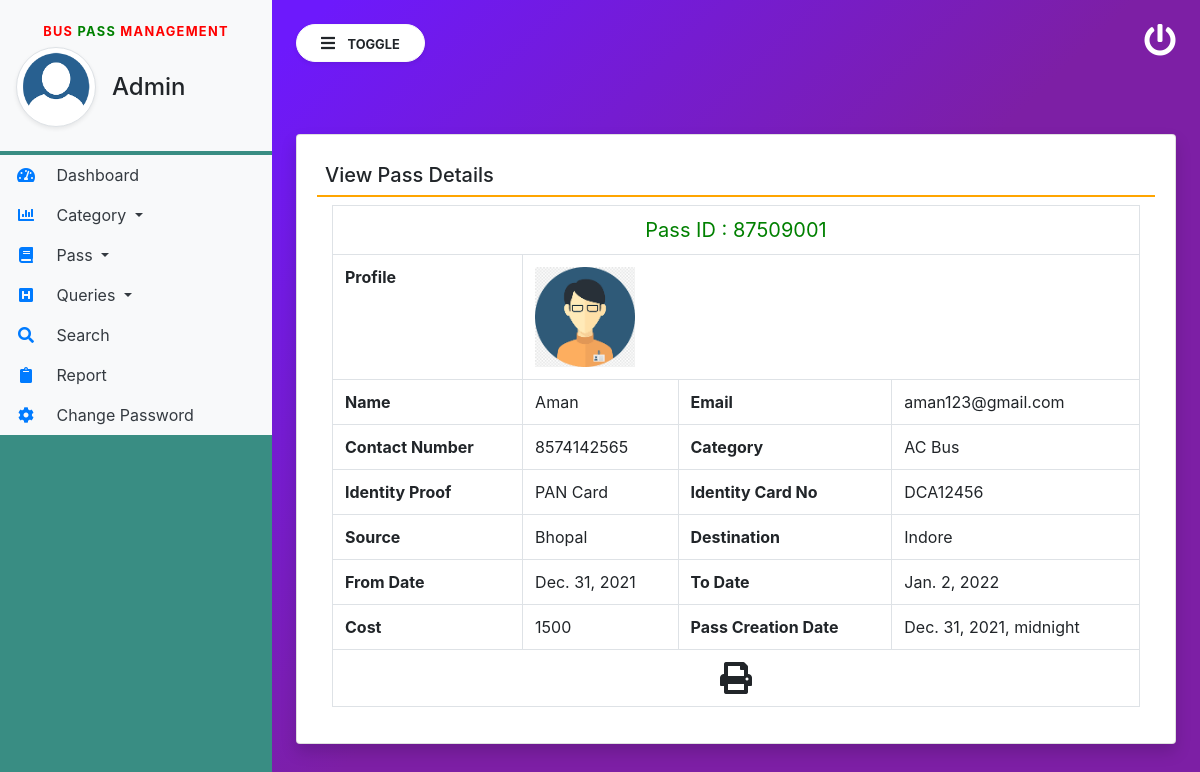
Screenshot of /view_PassDetails/4 with the database file from the repository.
### buspass/models.py (models this page shows, shortened)
class Pass(models.Model):
    PassNumber = models.CharField(max_length=200)
    FullName = models.CharField(max_length=200, null=True)
    ProfileImage = models.FileField(null=True)
    ContactNumber = models.CharField(max_length=15, null=True)
    Email = models.CharField(max_length=100, null=True)
    IdentityType = models.CharField(max_length=200, null=True)
    IdentityCardno = models.CharField(max_length=200, null=True)
    category = models.ForeignKey(Category,on_delete=models.CASCADE)
    Source = models.CharField(max_length=300, null=True)
    Destination = models.CharField(max_length=300, null=True)
    FromDate = models.DateField(null=True)
    ToDate = models.DateField(null=True)
    Cost = models.CharField(max_length=300, null=True)
    PasscreationDate = models.DateTimeField(null=True)

class Category(models.Model):
    categoryname = models.CharField(max_length=100, null=True)
    creationDate = models.DateTimeField(auto_now_add=True)

### buspass/views.py (the view)
# urls.py: path('view_PassDetails/<int:pid>', view_PassDetails, name='view_PassDetails'),
def view_PassDetails(request, pid):
    pas = Pass.objects.get(id=pid)
    return render(request, 'view_PassDetails.html', locals())

### buspass/templates/view_PassDetails.html (shortened to what this page needs)
{% extends 'admin_base.html' %}
{% block main  %}
<div class="card shadow mt-5">
    <div class="card-body">
        <h5 class="p-2" style="border-bottom: 2px solid orange;">View Pass Details</h5>
        <div class="container-fluid">
            <div class="table-responsive" id="divToPrint">
                <table class="table table-bordered">
                    <tr align="center">
                        <td colspan="4" style="font-size:20px;color:green">
                            Pass ID : {{pas.PassNumber}}
                        </td>
                    </tr>
                    <tr>
                        <th>Profile</th>
                        <td colspan="3"><img src="{{pas.ProfileImage.url}}" width="100" height="100"></td>
                    </tr>
                    <tr>
                        <th>Name</th>
                        <td>{{pas.FullName}}</td>
                        <th>Email</th>
                        <td>{{pas.Email}}</td>
                    </tr>
                    <tr>
                        <th>Contact Number</th>
                        <td>{{pas.ContactNumber}}</td>
                        <th>Category</th>
                        <td>{{pas.category.categoryname}}</td>
                    </tr>
                    <tr>
                        <th>Identity Proof</th>
                        <td>{{pas.IdentityType}}</td>
                        <th>Identity Card No</th>
                        <td>{{pas.IdentityCardno}}</td>
                    </tr>
                    <tr>
                        <th>Source</th>
                        <td>{{pas.Source}}</td>
                        <th>Destination</th>
                        <td>{{pas.Destination}}</td>
                    </tr>
                    <tr>
                        <th>From Date</th>
                        <td>{{pas.FromDate}}</td>
                        <th>To Date</th>
                        <td>{{pas.ToDate}}</td>
                    </tr>
                    <tr>
                        <th>Cost</th>
                        <td>{{pas.Cost}}</td>
                        <th>Pass Creation Date</th>
                        <td colspan="3">{{pas.PasscreationDate}}</td>
                    </tr>
                    <tr>
                        <td colspan="4" style="text-align:center; cursor:pointer"><i class="fa fa-print fa-2x" aria-hidden="true" onclick="PrintDiv();"></i>
                        </td>
                    </tr>
                </table>
            </div>
        </div>
    </div>
</div>
</div>
{% endblock %}

### buspass/templates/admin_base.html (shortened to what this page needs)
{% load static %}
<html lang="en">
<head>
    <link rel="stylesheet" href="https://maxcdn.bootstrapcdn.com/bootstrap/4.3.1/css/bootstrap.min.css">
    <link rel="stylesheet" href="https://use.fontawesome.com/releases/v5.6.3/css/all.css"
>
    <link rel="stylesheet" type="text/css" href="{% static 'css/sidebar.css' %}">
    <link rel="stylesheet" href="https://cdnjs.cloudflare.com/ajax/libs/twitter-bootstrap/4.5.2/css/bootstrap.css">
    <link rel="stylesheet" href="https://cdn.datatables.net/1.11.3/css/dataTables.bootstrap4.min.css">
</head>
<body>
<div class="vertical-nav bg-custom" id="sidebar">
    <div class="py-4 px-3 mb-1 bg-light">
        <center><h2 class="font-weight-bold text-uppercase px-3 small dashboard-text"><span style="color:red">Bus</span> <span style="color:green">Pass</span> <span style="color:red">Management</span></h2></center>
        <div class="media d-flex align-items-center">
            <img src="{% static 'images/use.png' %}" width="80" height="80"
                 class="mr-3 rounded-circle img-thumbnail shadow-sm">
            <div class="media-body">
                <h4 class="mb-0">Admin</h4>
            </div>
        </div>
    </div>
    <ul class="nav flex-column bg-white">
        <li class="nav-item">
            <a href="{% url 'admin_home' %}" class="nav-link text-dark bg-light">
                <i class="fas fa-tachometer-alt fa-fw mr-3 text-primary"></i>
                Dashboard
            </a>
        </li>
        <li class="nav-item dropdown">
            <a class="nav-link dropdown-toggle text-dark bg-light" href="#" id="navbardrop" data-toggle="dropdown">
                <i class="fas fa-chart-bar mr-3 text-primary fa-fw"></i> Category
            </a>
        </li>
        <li class="nav-item dropdown">
            <a class="nav-link dropdown-toggle text-dark bg-light" href="#" id="navbardrop" data-toggle="dropdown">
                <i class="fas fa-book mr-3 text-primary fa-fw"></i> Pass
            </a>
        </li>
        <li class="nav-item dropdown">
            <a class="nav-link dropdown-toggle text-dark bg-light" href="#" id="navbardrop" data-toggle="dropdown">
                <i class="fas fa-h-square mr-3 text-primary fa-fw"></i> Queries
            </a>
        </li>
        <li class="nav-item">
            <a href="{% url 'search' %}" class="nav-link text-dark bg-light">
                <i class="fa fa-search mr-3 text-primary fa-fw"></i>
                Search
            </a>
        </li>
        <li class="nav-item">
            <a href="{% url 'betweendate_report' %}" class="nav-link text-dark bg-light">
                <i class="fas fa-clipboard mr-3 text-primary fa-fw"></i>
                Report
            </a>
        </li>
        <li class="nav-item">
            <a href="{% url 'changePassword' %}" class="nav-link text-dark bg-light">
                <i class="fas fa-cog mr-3 text-primary fa-fw"></i>
                Change Password
            </a>
        </li>
    </ul>
</div>
<div class="page-content p-4" id="content">
    <a href="{% url 'logout' %}" title="logout" class="float-right text-white"><i
            class="fas fa-power-off fa-2x"></i></a>
    <button id="sidebarCollapse" type="button" class="btn btn-light bg-white rounded-pill shadow-sm px-4 mb-4">
        <i class="fas fa-bars mr-2"></i>
        <small class="text-uppercase font-weight-bold">Toggle</small>
    </button>
    {% block main %}
    {% endblock %}
</body>
</html>

### buspass/static/css/sidebar.css (style rules this page uses)
body { background-image : linear-gradient(135.9deg,rgba(109,25,252,1) 16.4%,rgba(125,31,165,1) 56.1%); min-height:100vh; }
.vertical-nav { min-width : 17rem; width : 17rem; height:100vh; position:fixed; top:0; left:0; transition: all 0.4s; }
.page-content { width:calc(100% - 17rem); margin-left:17rem; transition:all 0.4s; }
.dashboard-text { letter-spacing : 0.1em; color : #aaa; }
.bg-custom { background-color: #398d83!important; }

### rows the page displays
Pass: PassNumber "87509001", ProfileImage (picture), FullName "Aman", Email "aman123@gmail.com", ContactNumber "8574142565", category.categoryname "AC Bus", IdentityType "PAN Card", IdentityCardno "DCA12456", Source "Bhopal", Destination "Indore", FromDate "Dec. 31, 2021", ToDate "Jan. 2, 2022", Cost "1500", PasscreationDate "Dec. 31, 2021, midnight"
